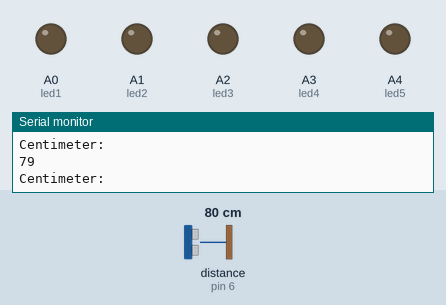
A sketch run on a simulated Arduino Uno, built with avr-gcc and run on an emulated ATmega328P. Parts: output pins drawn as LEDs (lit = HIGH), the last lines printed to the serial monitor. Wiring (inferred from the names in the program): ultrasonic range finder: trigger pin 7; echo pin 6. The inputs (shaded band) are chosen by the test bench; at power-on: distance to the obstacle (sensor on pin 6) 80 cm. The echo pulse lasts 58.3 µs per cm; pins used as bus, display or sensor lines are not drawn.

Above: at 2.2 s.
2.3 s: distance to the obstacle (sensor on pin 6) set to 54 cm
5.3 s: distance to the obstacle (sensor on pin 6) set to 48 cm
At 6.5 s:
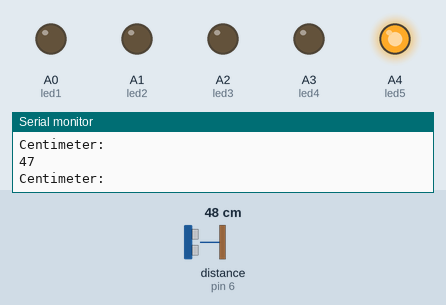
6.8 s: distance to the obstacle (sensor on pin 6) set to 36 cm
At 7.1 s:
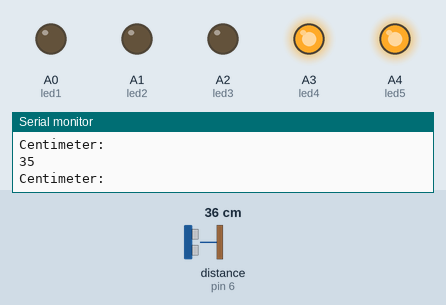
8.3 s: distance to the obstacle (sensor on pin 6) set to 29 cm
At 9.4 s:
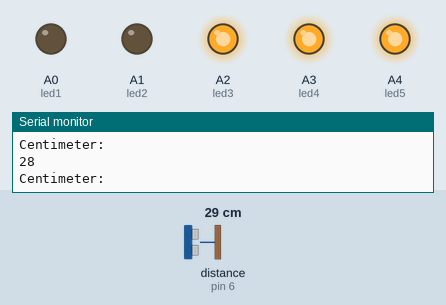
9.8 s: distance to the obstacle (sensor on pin 6) set to 2 cm
At 10.4 s:
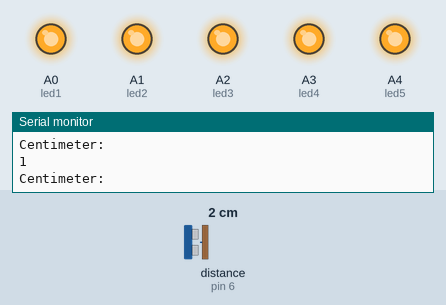
11.3 s: distance to the obstacle (sensor on pin 6) set to 35 cm
At 11.6 s:
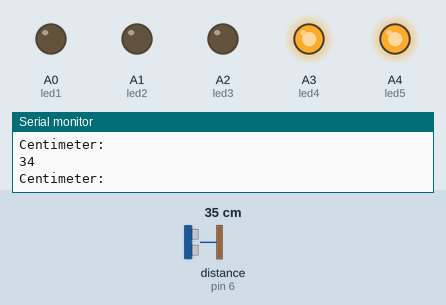
Timing chart, 0 to 13.8 s (numbered marks = the images above; inputs shaded):
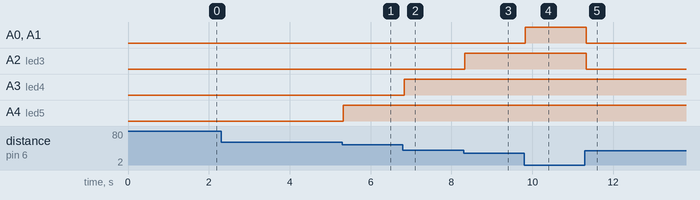

The sketch:

source.ino
```cpp
/* BE102 Project

Submitted by:
  Akshay Raj PB
  Akshay S Kumar
  Gokul K
  Reuben Thomas Peter
  Nithin PS
  Nived PS
*/

#define trigpin 7 /* Trigger Pin of HC-SR04 */
#define echopin 6 /* Echo Pin of HC-SR04 */

#define depth 70 /* The depth of the tank */

int led1 = A0; /* LED1 */
int led2 = A1; /* LED2 */
int led3 = A2; /* LED3 */
int led4 = A3; /* LED4 */
int led5 = A4; /* LED5 */

void setup() {
  Serial.begin(9600);
  pinMode(trigpin, OUTPUT);
  pinMode(echopin, INPUT);

  pinMode(led1, OUTPUT);
  pinMode(led2, OUTPUT);
  pinMode(led3, OUTPUT);
  pinMode(led4, OUTPUT);
  pinMode(led5, OUTPUT);

  digitalWrite(led1, LOW);
  digitalWrite(led2, LOW);
  digitalWrite(led3, LOW);
  digitalWrite(led4, LOW);
  digitalWrite(led5, LOW);

  delay(1000);
}

void loop() {
  int duration, distance;

  digitalWrite(trigpin, HIGH);
  delayMicroseconds(1000);
  digitalWrite(trigpin, LOW);

  duration = pulseIn(echopin, HIGH);
  distance = (duration / 2) / 29.1;

  Serial.println("Centimeter: ");
  Serial.println(distance);

  if (distance <= (depth / 7)) {
    digitalWrite(led1, HIGH);
    digitalWrite(led2, HIGH);
    digitalWrite(led3, HIGH);
    digitalWrite(led4, HIGH);
    digitalWrite(led5, HIGH);
  } else if (distance <= (2 * depth / 7)) {
    digitalWrite(led1, LOW);
    digitalWrite(led2, HIGH);
    digitalWrite(led3, HIGH);
    digitalWrite(led4, HIGH);
    digitalWrite(led5, HIGH);
  } else if (distance <= (3 * depth / 7)) {
    digitalWrite(led1, LOW);
    digitalWrite(led2, LOW);
    digitalWrite(led3, HIGH);
    digitalWrite(led4, HIGH);
    digitalWrite(led5, HIGH);
  } else if (distance <= (4 * depth / 7)) {
    digitalWrite(led1, LOW);
    digitalWrite(led2, LOW);
    digitalWrite(led3, LOW);
    digitalWrite(led4, HIGH);
    digitalWrite(led5, HIGH);
  } else if (distance <= (5 * depth / 7)) {
    digitalWrite(led1, LOW);
    digitalWrite(led2, LOW);
    digitalWrite(led3, LOW);
    digitalWrite(led4, LOW);
    digitalWrite(led5, HIGH);
  } else if (distance <= (6 * depth / 7)) {
    digitalWrite(led1, LOW);
    digitalWrite(led2, LOW);
    digitalWrite(led3, LOW);
    digitalWrite(led4, LOW);
    digitalWrite(led5, LOW);
  }

}
```

Measured:
- the behaviour switches between 52 and 51 cm on distance to the obstacle (sensor on pin 6) (found by bisection; images 0 and 1)
- the behaviour switches between 42 and 41 cm on distance to the obstacle (sensor on pin 6) (found by bisection; images 1 and 2)
- the behaviour switches between 32 and 31 cm on distance to the obstacle (sensor on pin 6) (found by bisection; images 2 and 3)
- after the input at 5.3 s, A4 (led5): LOW → HIGH at once
- after the input at 6.8 s, A3 (led4): LOW → HIGH at once
- after the input at 8.3 s, A2 (led3): LOW → HIGH at once
- after the input at 9.8 s, A0 (led1), A1 (led2): LOW → HIGH at once
- after the input at 11.3 s, A0 (led1), A1 (led2), A2 (led3): HIGH → LOW at once
